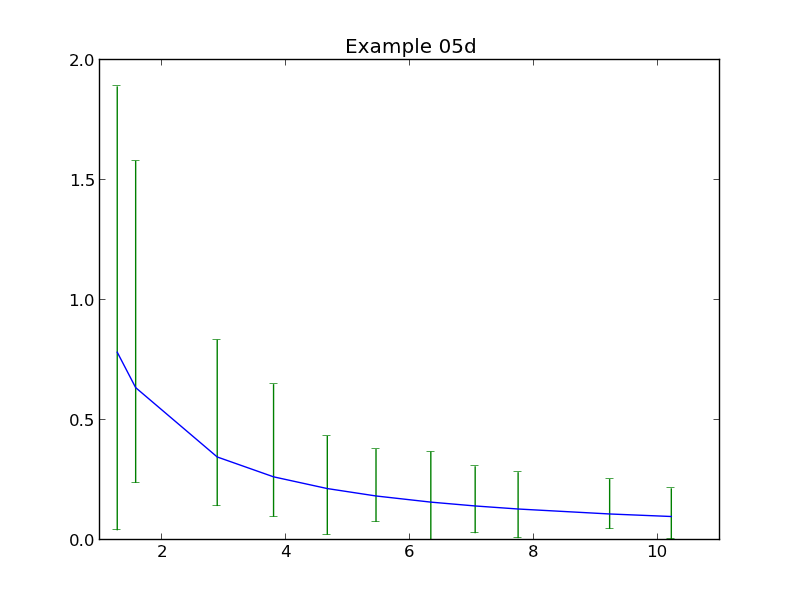

The Python source for this figure:
import matplotlib.pyplot as pyplot

# plotdata is a local module for our convenience
import plotdata

# x and y are lits of floating point numbers
x = plotdata.data05x
y = plotdata.data05y

yminus = plotdata.data05ym
yplus  = plotdata.data05yp

# Plot y against x
pyplot.errorbar(x,y, yerr=(yminus,yplus), ecolor='green')

pyplot.title('Example 05d')
pyplot.savefig('example05d.png')
